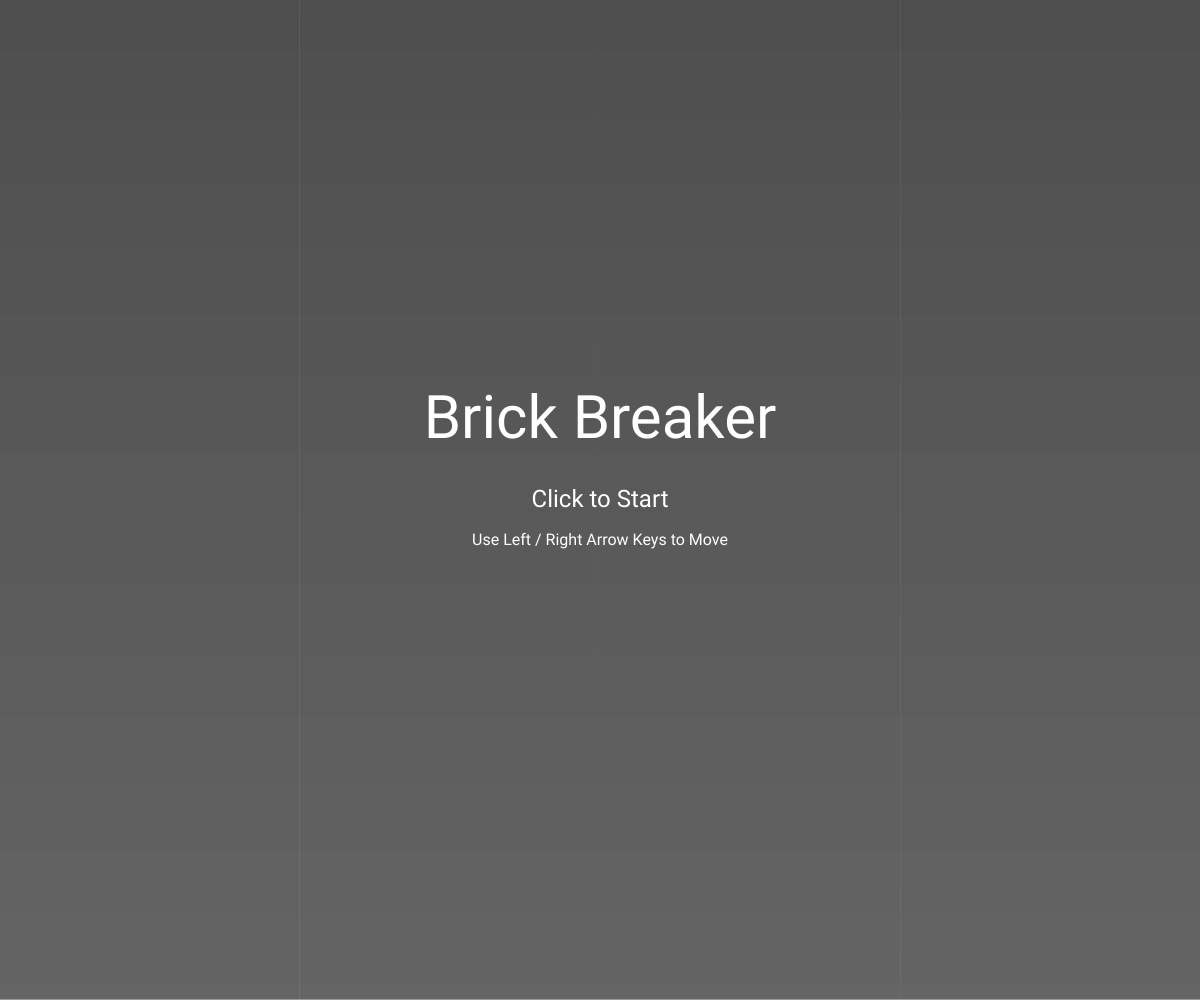
Frame 1 (no input)
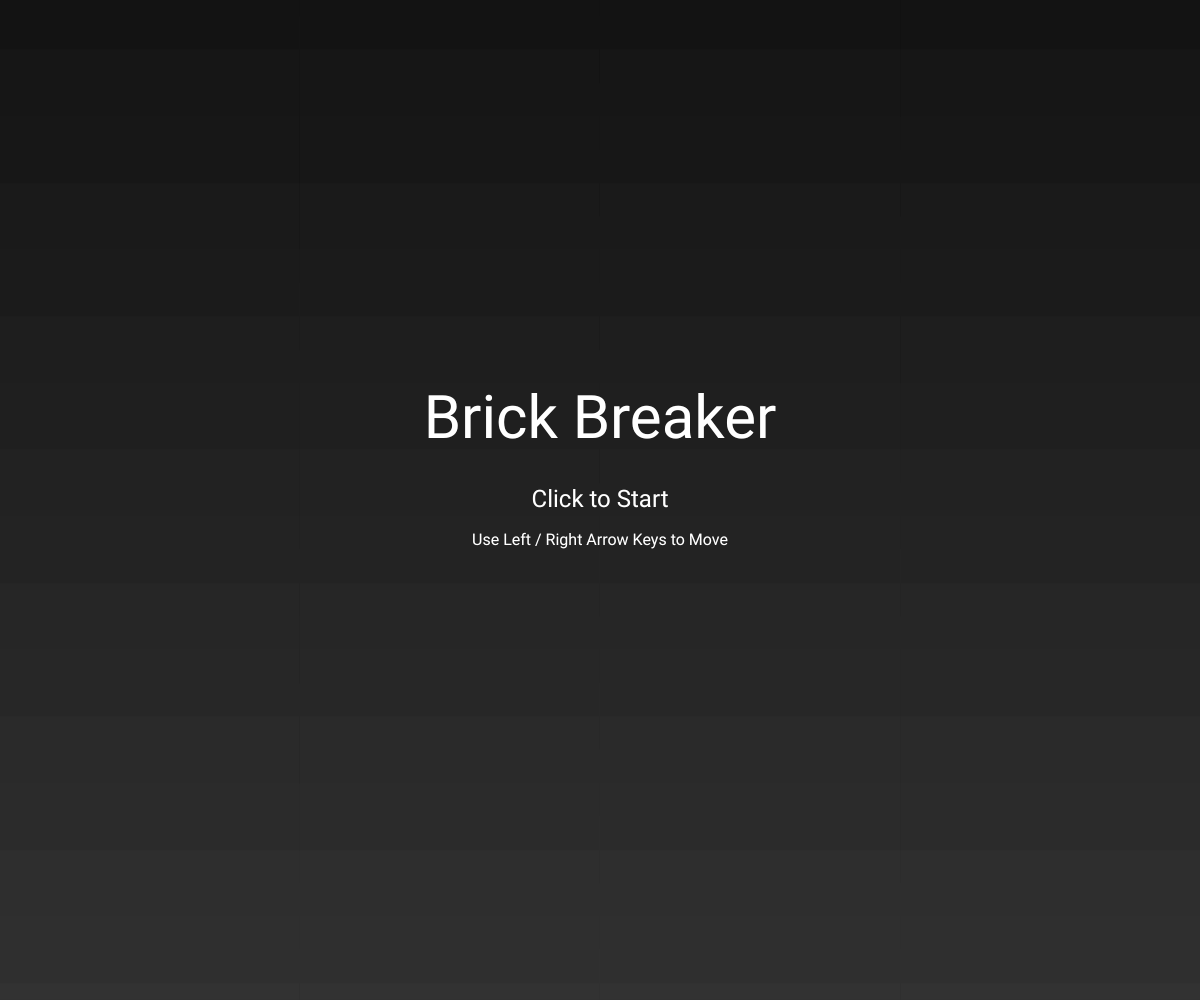
Frame 60 (no input)
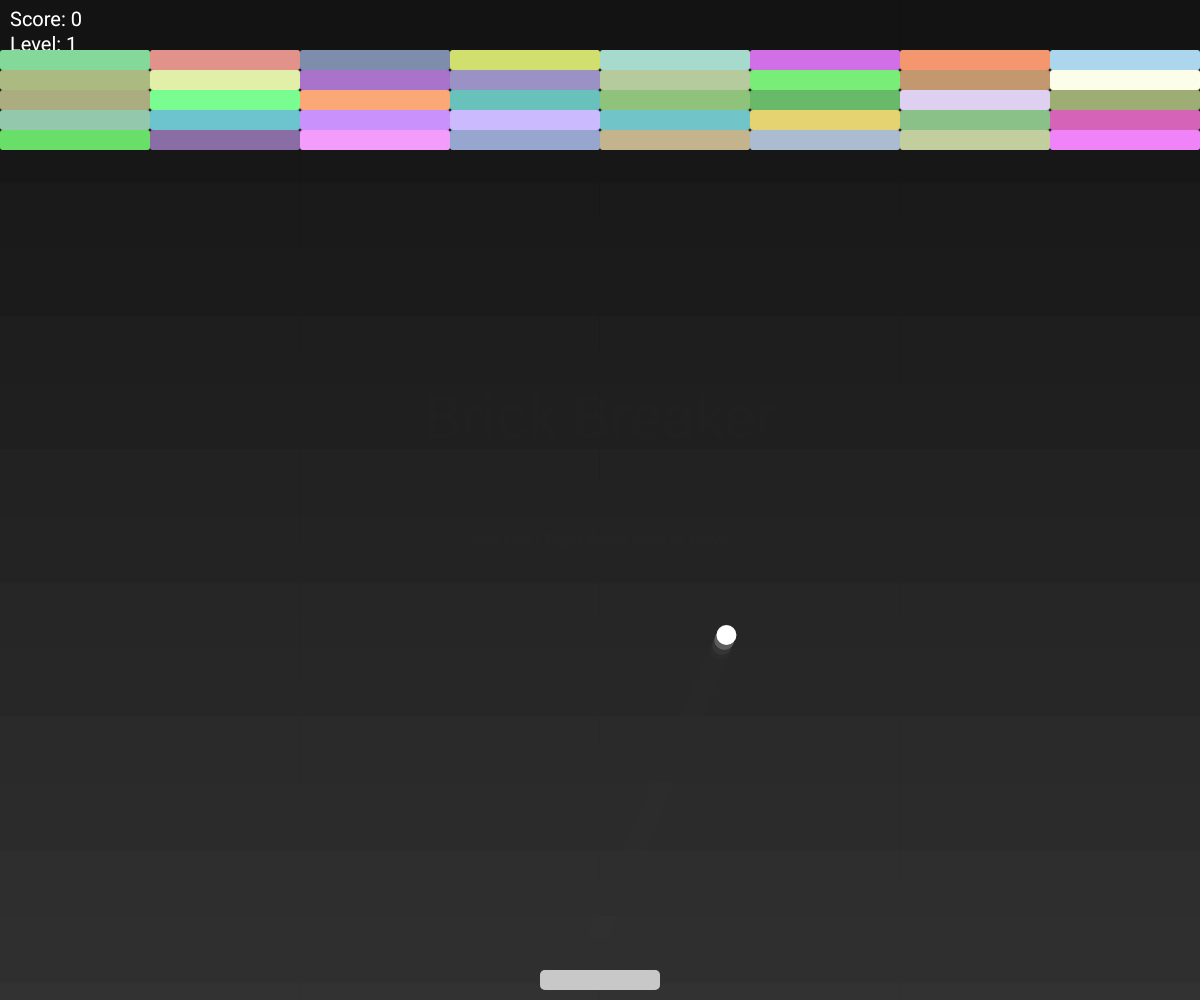
Frame 120 (the mouse pressed at the canvas centre since frame 60)

The p5.js sketch that drew these frames (run headless with seeded random() and noise() and a simulated clock; from frame 60 on, the mouse is pressed at the canvas centre):

// p5.js sketch
// ── sketch.js
// Global game variables and game states
let gameState = 'menu' // "menu", "playing", "levelComplete", "gameOver", "win"
let currentLevel = 1
const totalLevels = 5

let ball
let paddle
let bricks = []
let cols = 8 // Number of brick columns
let brickWidth
let brickHeight = 20
let score = 0
let gradientBuffer // Offscreen graphics buffer for background gradient

function setup() {
  // Create a full screen canvas
  createCanvas(windowWidth, windowHeight)
  frameRate(60)
  textFont('Roboto')
  // For a smooth modern look, use no stroke for shapes in gameplay
  noStroke()

  // Precompute the gradient background buffer
  createGradientBuffer()
}

function windowResized() {
  // Resize canvas and update gradient background when window size changes
  resizeCanvas(windowWidth, windowHeight)
  createGradientBuffer()
  // Update brick configuration if desired, e.g. reposition elements if you use full-screen layout.
}

// Precompute the gradient background to boost performance.
function createGradientBuffer() {
  gradientBuffer = createGraphics(width, height)
  for (let y = 0; y < height; y++) {
    let inter = map(y, 0, height, 0, 1)
    let c = lerpColor(color(20, 20, 20), color(50, 50, 50), inter)
    gradientBuffer.stroke(c)
    gradientBuffer.line(0, y, width, y)
  }
  gradientBuffer.noStroke()
}

function draw() {
  // Draw the cached gradient background
  image(gradientBuffer, 0, 0)

  // Switch by state
  switch (gameState) {
    case 'menu':
      drawMenu()
      break
    case 'playing':
      runGameLevel()
      break
    case 'levelComplete':
      drawLevelComplete()
      break
    case 'gameOver':
      drawGameOver()
      break
    case 'win':
      drawWin()
      break
  }
}

// -----------------------------------------------------
// Menu and State Screens
// -----------------------------------------------------

function drawMenu() {
  fill(255)
  textAlign(CENTER, CENTER)
  textSize(60)
  text('Brick Breaker', width / 2, height / 2 - 80)

  textSize(24)
  text('Click to Start', width / 2, height / 2)
  textSize(16)
  text('Use Left / Right Arrow Keys to Move', width / 2, height / 2 + 40)
}

function drawLevelComplete() {
  fill(0, 200, 0)
  textAlign(CENTER, CENTER)
  textSize(50)
  text('Level ' + currentLevel + ' Complete!', width / 2, height / 2 - 40)

  textSize(24)
  if (currentLevel < totalLevels) {
    text('Click to proceed to next level', width / 2, height / 2 + 10)
  } else {
    text('Click to see your victory', width / 2, height / 2 + 10)
  }
}

function drawGameOver() {
  fill(255, 50, 50)
  textAlign(CENTER, CENTER)
  textSize(50)
  text('Game Over!', width / 2, height / 2 - 40)

  textSize(24)
  text('Click to return to Menu', width / 2, height / 2 + 10)
}

function drawWin() {
  fill(0, 255, 0)
  textAlign(CENTER, CENTER)
  textSize(50)
  text('You Win!', width / 2, height / 2 - 40)

  textSize(24)
  text('Click to return to Menu', width / 2, height / 2 + 10)
}

// -----------------------------------------------------
// Game Loop for Playing State
// -----------------------------------------------------

function runGameLevel() {
  // Display current score and level at the top left
  fill(255)
  textSize(20)
  textAlign(LEFT, TOP)
  text('Score: ' + score, 10, 10)
  text('Level: ' + currentLevel, 10, 35)

  paddle.show()
  paddle.update()

  ball.show()
  ball.update()

  // Check collisions with bricks in reverse order
  for (let i = bricks.length - 1; i >= 0; i--) {
    bricks[i].show()
    if (bricks[i].collides(ball)) {
      ball.reverse('y') // Reverse ball's vertical direction
      score++
      bricks.splice(i, 1)
    }
  }

  ball.checkEdges()
  ball.checkPaddle(paddle)

  // Level/game progression
  if (ball.offScreen()) {
    gameState = 'gameOver'
  }
  if (bricks.length === 0) {
    if (currentLevel < totalLevels) {
      gameState = 'levelComplete'
    } else {
      gameState = 'win'
    }
  }
}

// -----------------------------------------------------
// mousePressed for Menu, Level Progress, and Reset
// -----------------------------------------------------

function mousePressed() {
  // In menu and all end states, clicking will either start or reset the game
  if (gameState === 'menu') {
    startGame()
  } else if (gameState === 'levelComplete') {
    currentLevel++
    resetLevel()
    gameState = 'playing'
  } else if (gameState === 'gameOver' || gameState === 'win') {
    gameState = 'menu'
    currentLevel = 1
    score = 0
  }
}

// -----------------------------------------------------
// Start Game and Level Reset Functions
// -----------------------------------------------------

function startGame() {
  currentLevel = 1
  score = 0
  resetLevel()
  gameState = 'playing'
}

function resetLevel() {
  // Create a new ball and paddle
  ball = new Ball()
  paddle = new Paddle()
  bricks = []
  // Increase rows per level for added difficulty
  let rows = currentLevel + 4 // level 1 = 5 rows, etc.
  brickWidth = width / cols
  // Create bricks in grid formation with some padding at the top
  for (let i = 0; i < rows; i++) {
    for (let j = 0; j < cols; j++) {
      bricks.push(new Brick(j * brickWidth, i * brickHeight + 50, brickWidth, brickHeight))
    }
  }
}

// -----------------------------------------------------
// Ball Class
// -----------------------------------------------------

class Ball {
  constructor() {
    this.r = 10
    this.x = width / 2
    this.y = height - 70
    // Increase speed with level
    this.speed = 5 + currentLevel - 1
    // Random horizontal direction
    this.xSpeed = random(-this.speed, this.speed)
    this.ySpeed = -this.speed
  }

  show() {
    fill(255)
    ellipse(this.x, this.y, this.r * 2, this.r * 2)
  }

  update() {
    this.x += this.xSpeed
    this.y += this.ySpeed
  }

  checkEdges() {
    if (this.x < this.r || this.x > width - this.r) {
      this.reverse('x')
    }
    if (this.y < this.r) {
      this.reverse('y')
    }
  }

  reverse(axis) {
    if (axis === 'x') {
      this.xSpeed *= -1
    } else if (axis === 'y') {
      this.ySpeed *= -1
    }
  }

  checkPaddle(paddle) {
    if (this.x > paddle.x && this.x < paddle.x + paddle.w && this.y + this.r > paddle.y && this.y - this.r < paddle.y + paddle.h) {
      this.y = paddle.y - this.r // Position ball on top of paddle
      this.reverse('y')
      // Adjust horizontal speed based on contact point
      let hitPoint = this.x - (paddle.x + paddle.w / 2)
      this.xSpeed = hitPoint * 0.1
    }
  }

  offScreen() {
    return this.y - this.r > height
  }
}

// -----------------------------------------------------
// Paddle Class
// -----------------------------------------------------

class Paddle {
  constructor() {
    this.w = 120
    this.h = 20
    this.x = width / 2 - this.w / 2
    this.y = height - this.h - 10
    this.speed = 7
  }

  show() {
    fill(200)
    rect(this.x, this.y, this.w, this.h, 5)
  }

  update() {
    if (keyIsDown(LEFT_ARROW)) {
      this.x -= this.speed
    }
    if (keyIsDown(RIGHT_ARROW)) {
      this.x += this.speed
    }
    this.x = constrain(this.x, 0, width - this.w)
  }
}

// -----------------------------------------------------
// Brick Class
// -----------------------------------------------------

class Brick {
  constructor(x, y, w, h) {
    this.x = x
    this.y = y
    this.w = w
    this.h = h
    // Create a random yet sleek color
    this.color = color(random(100, 255), random(100, 255), random(100, 255))
  }

  show() {
    fill(this.color)
    rect(this.x, this.y, this.w, this.h, 3)
  }

  collides(ball) {
    let closestX = constrain(ball.x, this.x, this.x + this.w)
    let closestY = constrain(ball.y, this.y, this.y + this.h)
    let distanceX = ball.x - closestX
    let distanceY = ball.y - closestY
    let distance = sqrt(distanceX * distanceX + distanceY * distanceY)

    return distance < ball.r
  }
}
